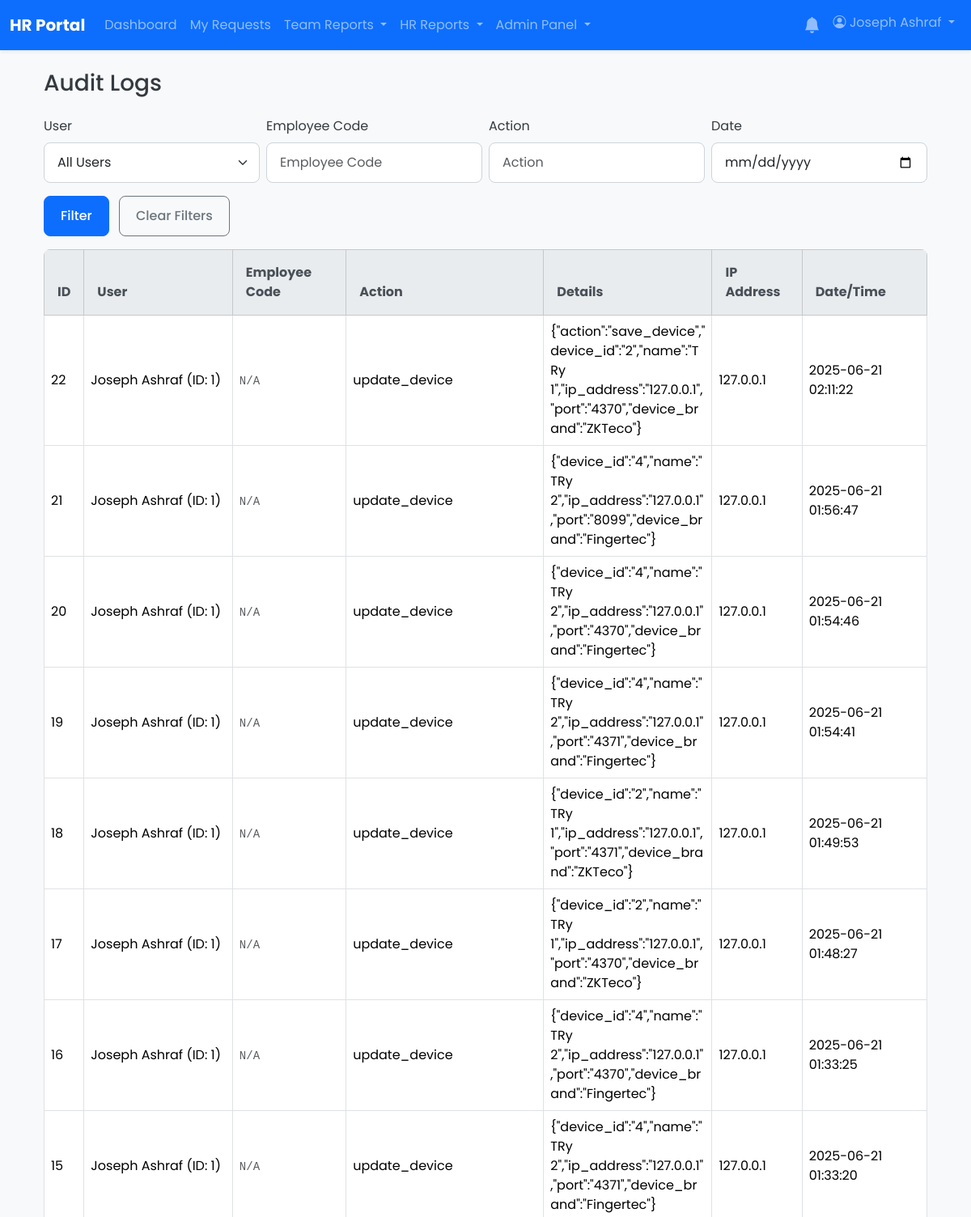
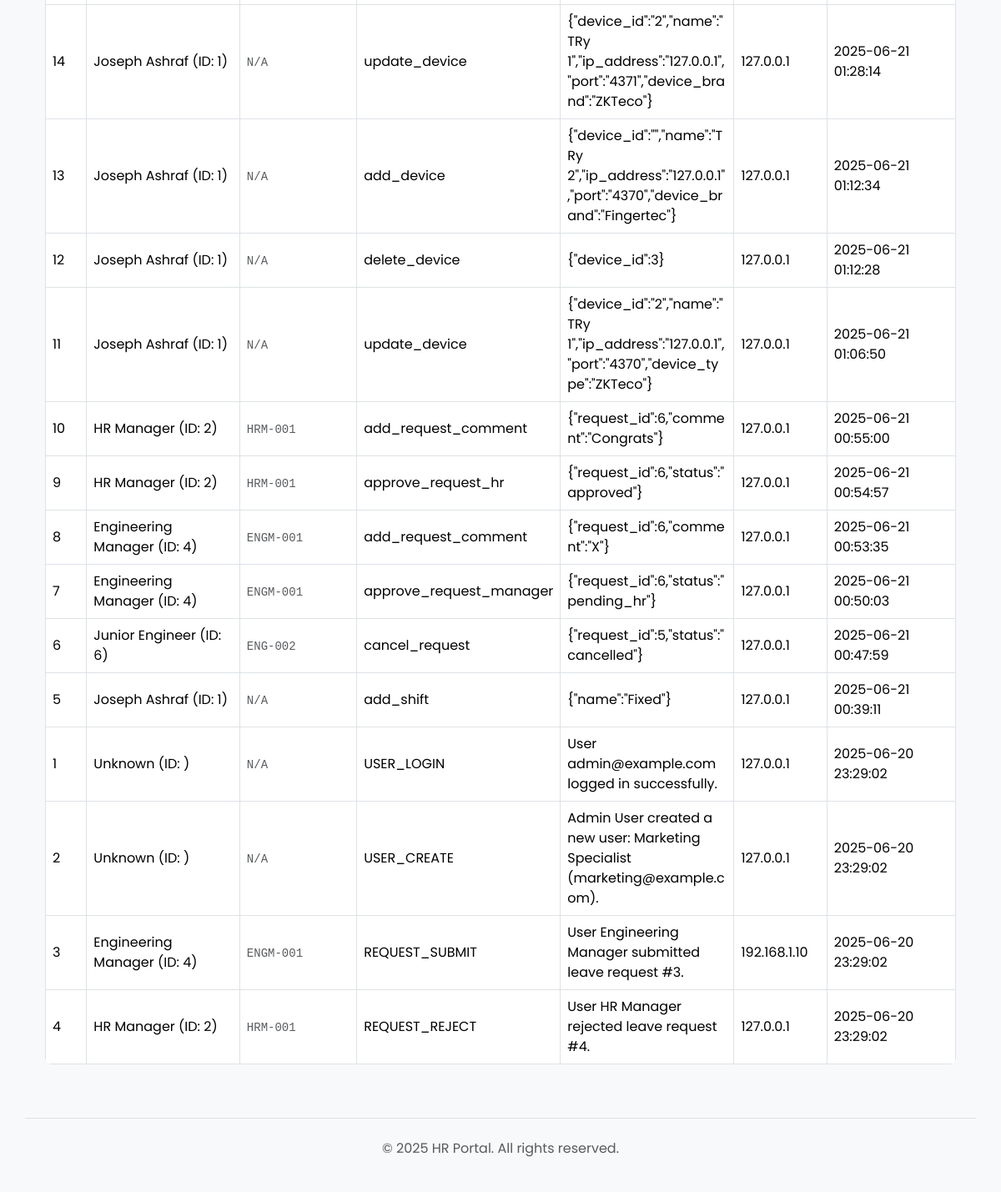
Page /admin/audit_logs.php (signed in) on the earlier database version (2 pictures, top to bottom).
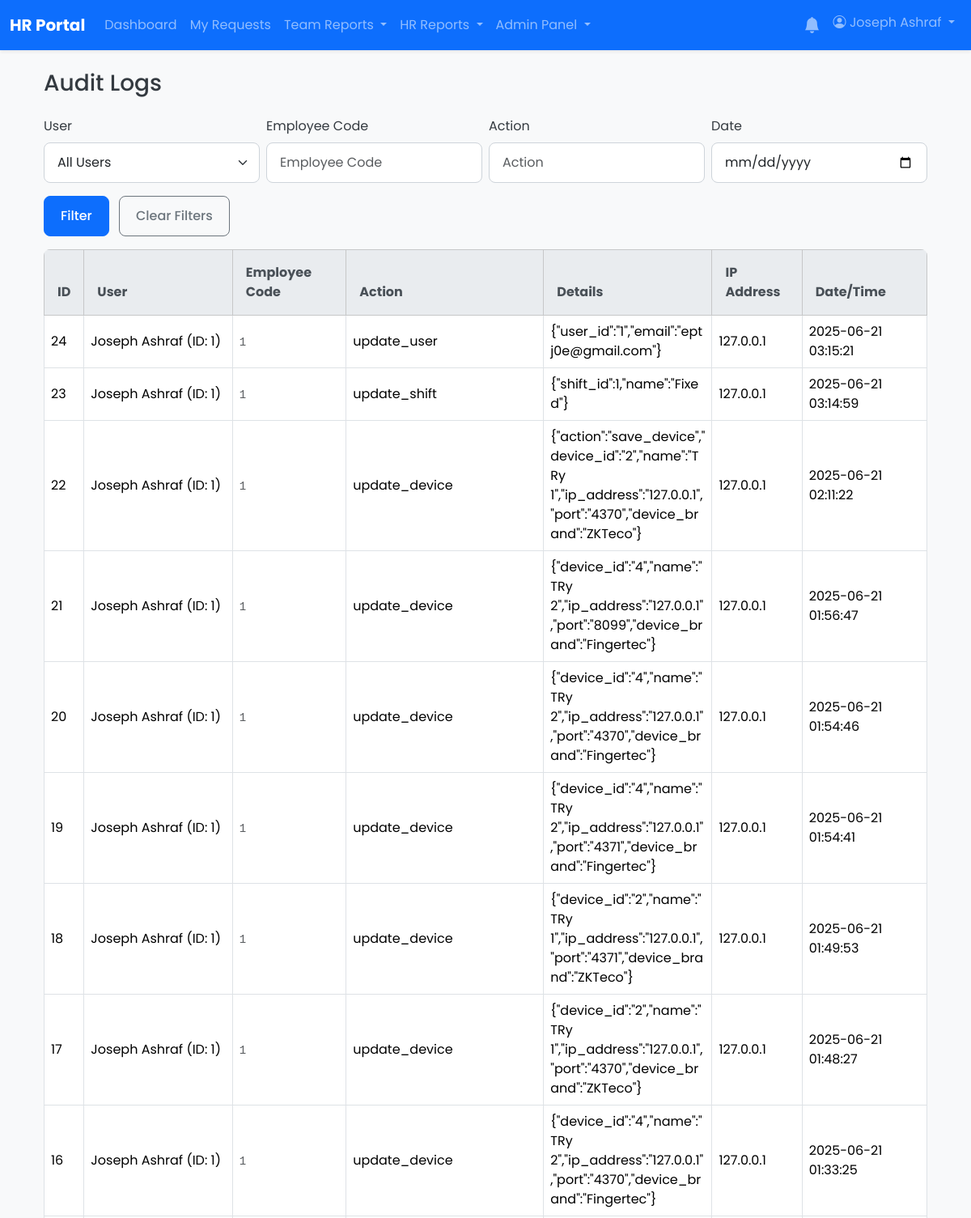
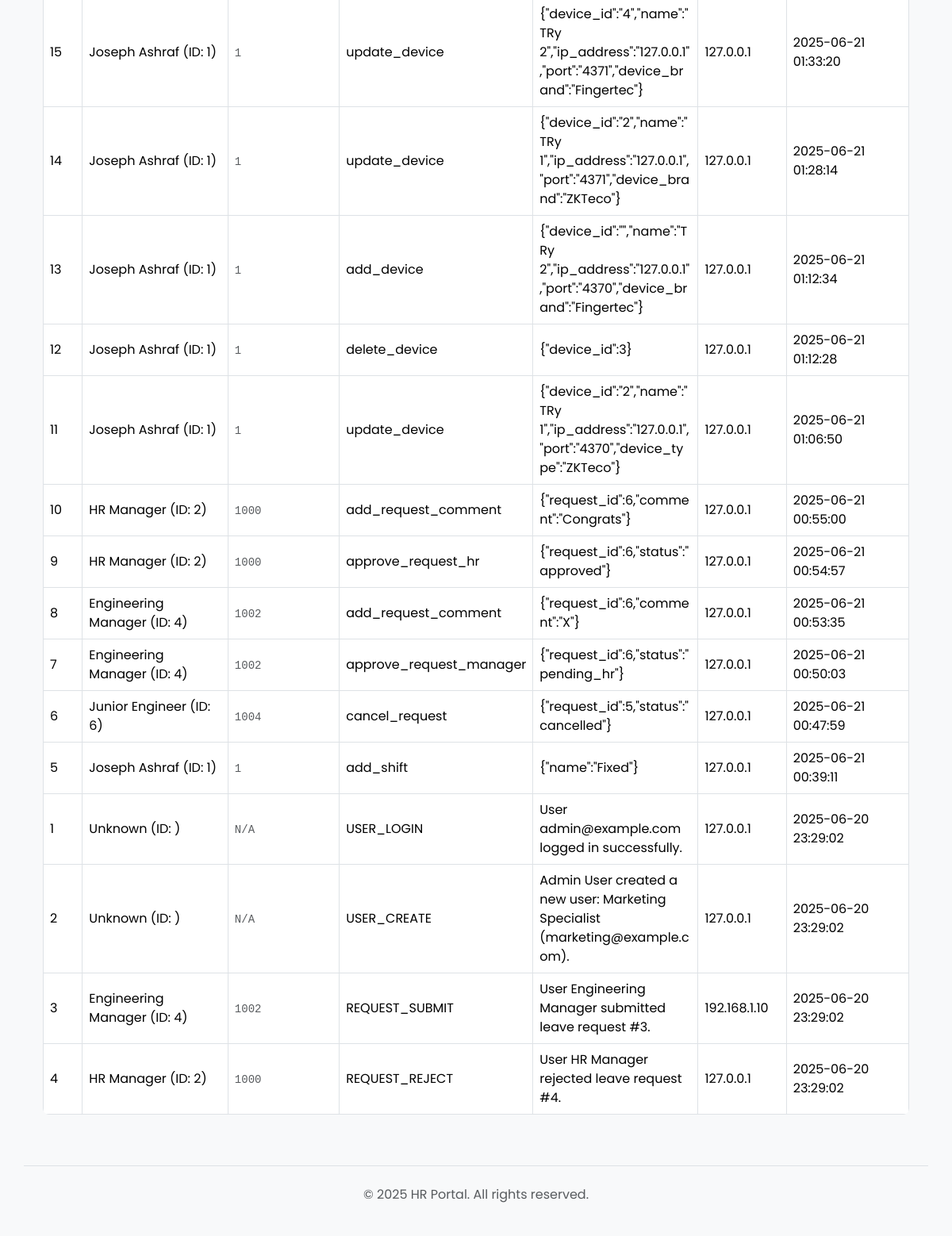
Same page on the later database version (2 pictures, top to bottom).
### tables this page shows
CREATE TABLE `audit_logs` (
  `id` int(11) NOT NULL,
  `user_id` int(11) DEFAULT NULL,
  `action` varchar(255) NOT NULL,
  `details` text DEFAULT NULL,
  `ip_address` varchar(45) DEFAULT NULL,
  `created_at` timestamp NOT NULL DEFAULT current_timestamp()
);

CREATE TABLE `users` (
  `id` int(11) NOT NULL,
  `employee_code` varchar(50) DEFAULT NULL,
  `full_name` varchar(255) NOT NULL,
  `email` varchar(255) NOT NULL,
  `password` varchar(255) NOT NULL,
  `role` enum('user','manager','hr','hr_manager','admin') NOT NULL DEFAULT 'user',
  `shift_id` int(11) DEFAULT NULL,
  `department_id` int(11) DEFAULT NULL,
  `direct_manager_id` int(11) DEFAULT NULL,
  `is_active` tinyint(1) NOT NULL DEFAULT 1,
  `must_change_password` tinyint(1) NOT NULL DEFAULT 0,
  `created_at` timestamp NOT NULL DEFAULT current_timestamp(),
  `updated_at` timestamp NOT NULL DEFAULT current_timestamp() ON UPDATE current_timestamp()
);

### admin/audit_logs.php (the view, shortened to what this page needs)
<?php
require_once __DIR__ . '/../app/core/database.php';
include __DIR__ . '/../app/templates/header.php';
$page = isset($_GET['page']) ? max(1, intval($_GET['page'])) : 1;
$page_size = 25;
$offset = ($page - 1) * $page_size;
$where = [];
$params = [];
$where_sql = $where ? 'WHERE ' . implode(' AND ', $where) : '';
$sql = "SELECT al.*, u.full_name, u.employee_code FROM audit_logs al LEFT JOIN users u ON al.user_id = u.id {$where_sql} ORDER BY al.created_at DESC LIMIT {$page_size} OFFSET {$offset}";
$stmt = $pdo->prepare($sql);
$stmt->execute($params);
$audit_logs = $stmt->fetchAll(PDO::FETCH_ASSOC);
?>
<div class="container mt-4">
    <h1 class="h3 mb-4">Audit Logs</h1>
    <form class="row g-2 mb-3" method="get">
        <div class="col-md-3">
            <label for="user_id" class="form-label">User</label>
            <select class="form-select" id="user_id" name="user_id">
                <option value="">All Users</option>
            </select>
        </div>
        <div class="col-md-3">
            <label for="employee_code" class="form-label">Employee Code</label> <input type="text" name="employee_code" class="form-control" placeholder="Employee Code" value="<?= htmlspecialchars($_GET['employee_code'] ?? '') ?>">
        </div>
        <div class="col-md-3">
            <label for="action" class="form-label">Action</label>
            <input type="text" name="action" class="form-control" placeholder="Action" value="<?= htmlspecialchars($_GET['action'] ?? '') ?>">
        </div>
        <div class="col-md-3">
            <label for="date" class="form-label">Date</label>
            <input type="date" name="date" class="form-control" value="<?= htmlspecialchars($_GET['date'] ?? '') ?>">
        </div>
        <div class="col-12 mt-3">
            <button type="submit" class="btn btn-primary me-2">Filter</button>
            <a href="audit_logs.php" class="btn btn-outline-secondary">Clear Filters</a>
        </div>
    </form>
    <div class="table-responsive">
        <table class="table table-bordered table-hover align-middle">
            <thead class="table-light">
                <tr>
                    <th>ID</th>
                    <th>User</th>
                    <th>Employee Code</th> <th>Action</th>
                    <th>Details</th>
                    <th>IP Address</th>
                    <th>Date/Time</th>
                </tr>
            </thead>
            <tbody>
                <?php if (empty($audit_logs)): ?>
                    <tr><td colspan="7" class="text-center text-muted">No audit logs found.</td></tr> <?php else: ?>
                    <?php foreach ($audit_logs as $log): ?>
                        <tr>
                            <td><?= htmlspecialchars($log['id']) ?></td>
                            <td><?= htmlspecialchars($log['full_name'] ?? 'Unknown') ?> (ID: <?= htmlspecialchars($log['user_id']) ?>)</td>
                            <td><code class="text-muted"><?= htmlspecialchars($log['employee_code'] ?? 'N/A') ?></code></td> <td><?= htmlspecialchars($log['action']) ?></td>
                            <td style="max-width:300px; word-break:break-word; white-space:pre-wrap;"><?= htmlspecialchars($log['details']) ?></td>
                            <td><?= htmlspecialchars($log['ip_address']) ?></td>
                            <td><?= htmlspecialchars($log['created_at']) ?></td>
                        </tr>
                    <?php endforeach; ?>
                <?php endif; ?>
            </tbody>
        </table>
    </div>
</div>
<?php include __DIR__ . '/../app/templates/footer.php'; ?>

### app/templates/header.php (shortened to what this page needs)
<!DOCTYPE html>
<html lang="en">
<head>
    <link href="https://cdn.jsdelivr.net/npm/bootstrap@5.3.2/dist/css/bootstrap.min.css" rel="stylesheet">
    <link rel="stylesheet" href="/css/style.css">
    <link rel="stylesheet" href="https://cdn.jsdelivr.net/npm/bootstrap-icons@1.11.3/font/bootstrap-icons.min.css">
</head>
<body class="bg-light" data-user-role="<?= htmlspecialchars($_SESSION['role'] ?? 'user') ?>">
<nav class="navbar navbar-expand-lg navbar-dark bg-primary shadow-sm">
    <div class="container-fluid">
        <a class="navbar-brand fw-bold" href="/"><?php echo htmlspecialchars(SITE_NAME); ?></a>
        <div class="collapse navbar-collapse" id="main-nav">
            <ul class="navbar-nav me-auto mb-2 mb-lg-0">
                <?php if (isset($_SESSION['user_id'])): ?>
                    <li class="nav-item"><a class="nav-link" href="/index.php">Dashboard</a></li>
                    <li class="nav-item"><a class="nav-link" href="/requests/index.php">My Requests</a></li>
                    <?php if (in_array($_SESSION['role'], ['manager', 'admin', 'hr_manager'])): ?>
                        <li class="nav-item dropdown">
                          <a class="nav-link dropdown-toggle" href="#" id="manager-reports-dropdown" role="button" data-bs-toggle="dropdown" aria-expanded="false">
                            Team Reports
                          </a>
                        </li>
                    <?php endif; ?>
                    <?php if (in_array($_SESSION['role'], ['hr', 'hr_manager', 'admin'])): ?>
                         <li class="nav-item dropdown">
                          <a class="nav-link dropdown-toggle" href="#" id="hr-reports-dropdown" role="button" data-bs-toggle="dropdown" aria-expanded="false">
                            HR Reports
                          </a>
                        </li>
                    <?php endif; ?>
                    <?php if (in_array($_SESSION['role'], ['hr_manager', 'admin'])): ?>
                        <li class="nav-item dropdown">
                            <a class="nav-link dropdown-toggle" href="#" id="admin-dropdown" role="button" data-bs-toggle="dropdown" aria-expanded="false">
                                Admin Panel
                            </a>
                        </li>
                    <?php endif; ?>
                <?php endif; ?>
            </ul>
            <ul class="navbar-nav ms-auto">
                <?php if (isset($_SESSION['user_id'])): ?>
                    <li class="nav-item dropdown">
                        <a class="nav-link" href="#" id="notification-bell" role="button" data-bs-toggle="dropdown" aria-expanded="false">
                            <i class="bi bi-bell-fill position-relative fs-5">
                            </i>
                        </a>
                    </li>
                    <li class="nav-item dropdown">
                        <a class="nav-link dropdown-toggle" href="#" role="button" data-bs-toggle="dropdown" aria-expanded="false">
                            <i class="bi bi-person-circle"></i> <?php echo htmlspecialchars($_SESSION['full_name']); ?>
                        </a>
                    </li>
                <?php else: ?>
                    <li class="nav-item"><a class="nav-link" href="/login.php">Login</a></li>
                <?php endif; ?>
            </ul>
        </div>
    </div>
</nav>
<main class="container mt-4">

### app/templates/footer.php (shortened to what this page needs)
</main>
<footer class="container mt-5 py-4 border-top">
    <div class="text-center text-muted">
        <p>&copy; <?php echo date('Y'); ?> <?php echo htmlspecialchars(SITE_NAME); ?>. All rights reserved.</p>
    </div>
</footer>
</body>
</html>

### css/style.css (style rules this page uses)
* { box-sizing: border-box; }
html, body { height: 100%; margin: 0; padding: 0; }
body { font-family: 'Poppins', sans-serif; background-color: #f0f2f5; color: #343a40; }
a { color: #007bff; text-decoration: none; transition: color 0.2s ease-in-out; }
.form-control, .form-select { border-radius: 0.5rem; border: 1px solid #ced4da; padding: 0.75rem 1rem; }
.btn { border-radius: 0.5rem; font-weight: 500; padding: 0.75rem 1.25rem; }
.table { border-radius: 0.5rem; overflow: hidden; }
.table thead th { background-color: #e9ecef; color: #495057; border-bottom: none; padding: 1rem; }

Differences in the rows shown:
added audit_logs: id "24", user.full_name "Joseph Ashraf", user "1", user.employee_code "1", action "update_user", details "{\"user_id\":\"1\",\"email\":\"eptj0e@gmail.com\"}", ip_address "127.0.0.1", created_at "2025-06-21 03:15:21"
added audit_logs: id "23", user.full_name "Joseph Ashraf", user "1", user.employee_code "1", action "update_shift", details "{\"shift_id\":1,\"name\":\"Fixed\"}", ip_address "127.0.0.1", created_at "2025-06-21 03:14:59"
changed through a linked row, audit_logs id 22: user.employee_code "N/A" → "1"
changed through a linked row, audit_logs id 21: user.employee_code "N/A" → "1"
changed through a linked row, audit_logs id 20: user.employee_code "N/A" → "1"
changed through a linked row, audit_logs id 19: user.employee_code "N/A" → "1"
changed through a linked row, audit_logs id 18: user.employee_code "N/A" → "1"
changed through a linked row, audit_logs id 17: user.employee_code "N/A" → "1"
changed through a linked row, audit_logs id 16: user.employee_code "N/A" → "1"
changed through a linked row, audit_logs id 15: user.employee_code "N/A" → "1"
changed through a linked row, audit_logs id 14: user.employee_code "N/A" → "1"
changed through a linked row, audit_logs "add_device": user.employee_code "N/A" → "1"
changed through a linked row, audit_logs "delete_device": user.employee_code "N/A" → "1"
changed through a linked row, audit_logs id 11: user.employee_code "N/A" → "1"
changed through a linked row, audit_logs "{\"request_id\":6,\"comment\":\"Congrats\"}": user.employee_code "HRM-001" → "1000"
changed through a linked row, audit_logs "approve_request_hr": user.employee_code "HRM-001" → "1000"
changed through a linked row, audit_logs "{\"request_id\":6,\"comment\":\"X\"}": user.employee_code "ENGM-001" → "1002"
changed through a linked row, audit_logs "approve_request_manager": user.employee_code "ENGM-001" → "1002"
changed through a linked row, audit_logs "cancel_request": user.employee_code "ENG-002" → "1004"
changed through a linked row, audit_logs "add_shift": user.employee_code "N/A" → "1"
changed through a linked row, audit_logs "REQUEST_SUBMIT": user.employee_code "ENGM-001" → "1002"
changed through a linked row, audit_logs "REQUEST_REJECT": user.employee_code "HRM-001" → "1000"
